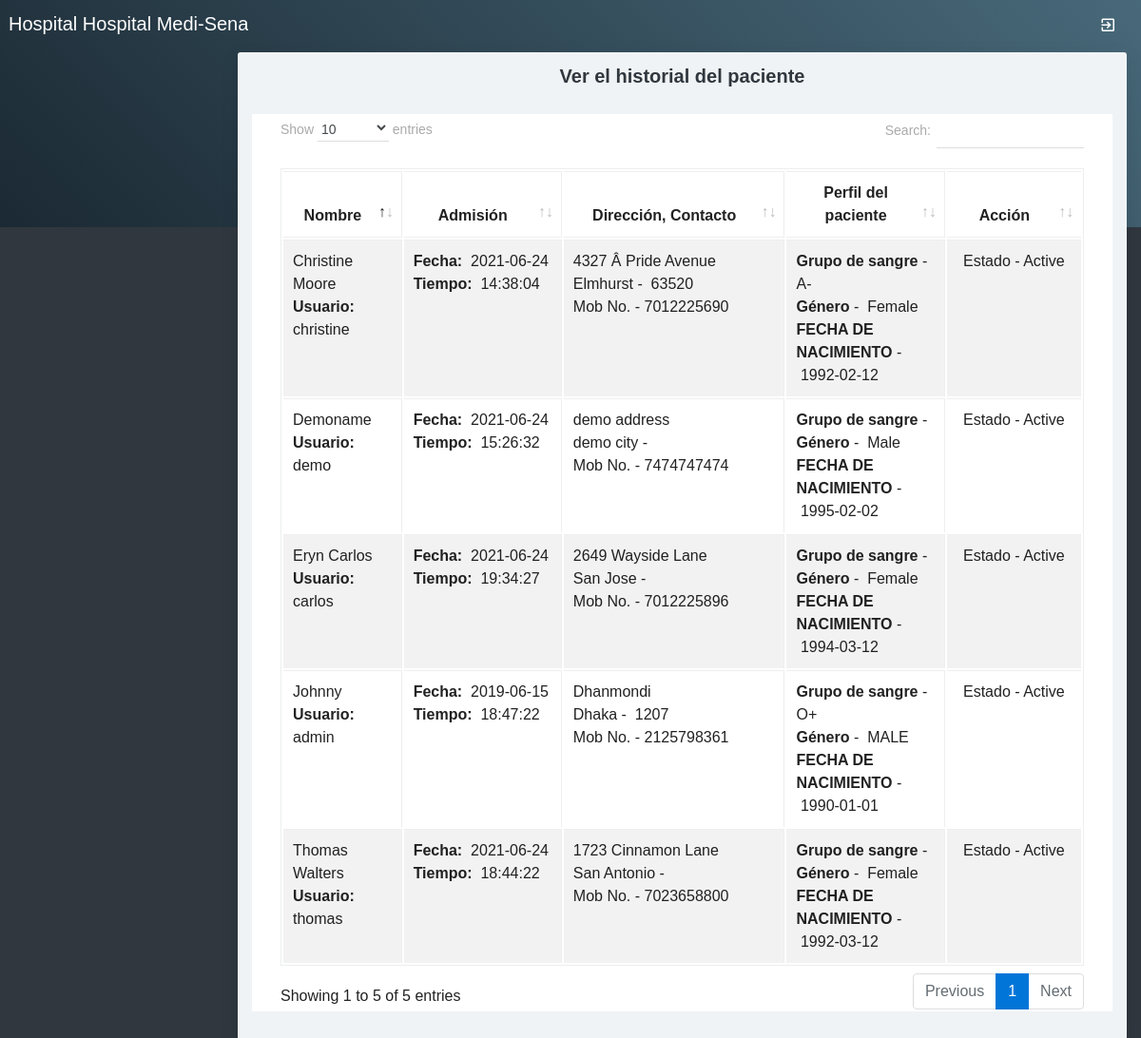
Before: /viewpatient.php with the older database file.
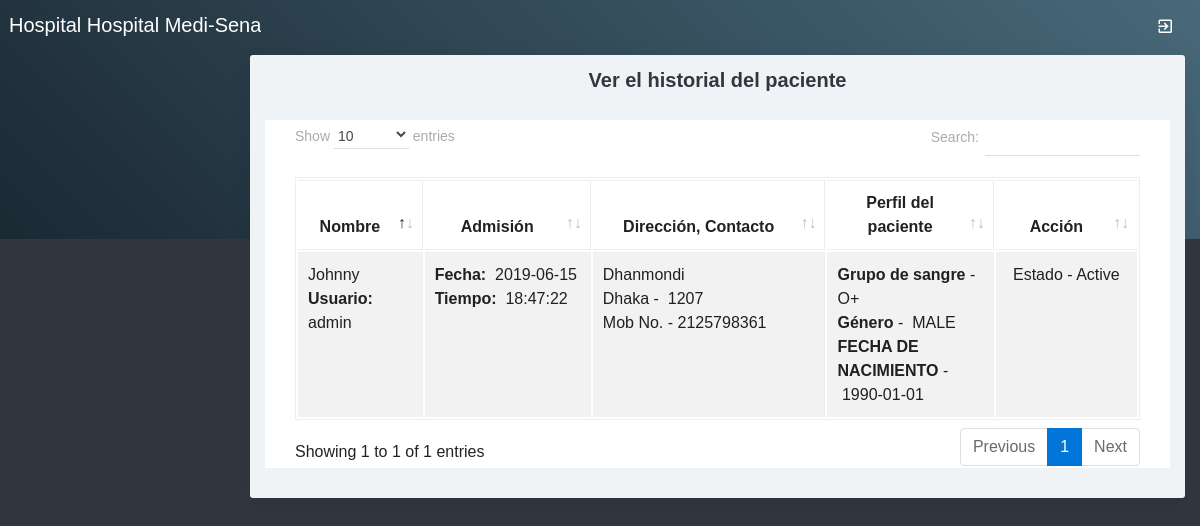
After: the same page with the newer database file.
### tables this page shows
CREATE TABLE `patient` (
  `patientid` int(10) NOT NULL,
  `patientname` varchar(50) NOT NULL,
  `admissiondate` date NOT NULL,
  `admissiontime` time NOT NULL,
  `address` varchar(250) NOT NULL,
  `mobileno` varchar(15) NOT NULL,
  `city` varchar(25) NOT NULL,
  `pincode` varchar(20) NOT NULL,
  `loginid` varchar(50) NOT NULL,
  `password` varchar(25) NOT NULL,
  `bloodgroup` varchar(20) NOT NULL,
  `gender` varchar(10) NOT NULL,
  `dob` date NOT NULL,
  `status` varchar(10) NOT NULL
);

### viewpatient.php (the view, shortened to what this page needs)
<?php
include("adformheader.php");
include("dbconnection.php");
?>
<div class="container-fluid">
  <div class="block-header">
    <h2 class="text-center">Ver el historial del paciente</h2>
  </div>
<div class="card">
  <section class="container">
    <table class="table table-bordered table-striped table-hover js-basic-example dataTable">
      <thead>
        <tr>
          <th width="15%" height="36"><div align="center">Nombre</div></th>
          <th width="20%"><div align="center">Admisión</div></th>
          <th width="28%"><div align="center">Dirección, Contacto</div></th>
          <th width="20%"><div align="center">Perfil del paciente</div></th>
          <th width="17%"><div align="center">Acción</div></th>
        </tr>
      </thead>
      <tbody>
       <?php
       $sql ="SELECT * FROM patient";
       $qsql = mysqli_query($con,$sql);
       while($rs = mysqli_fetch_array($qsql))
       {
        echo "<tr>
        <td>$rs[patientname]<br>
        <strong>Usuario:</strong> $rs[loginid] </td>
        <td>
        <strong>Fecha:</strong> &nbsp;$rs[admissiondate]<br>
        <strong>Tiempo:</strong> &nbsp;$rs[admissiontime]</td>
        <td>$rs[address]<br>$rs[city] -  &nbsp;$rs[pincode]<br>
        Mob No. - $rs[mobileno]</td>
        <td><strong>Grupo de sangre</strong> - $rs[bloodgroup]<br>
        <strong>Género</strong> - &nbsp;$rs[gender]<br>
        <strong>FECHA DE NACIMIENTO</strong> - &nbsp;$rs[dob]</td>
        <td align='center'>Estado - $rs[status] <br>";
        echo "</td></tr>";
      }
      ?>
    </tbody>
  </table>
</section>
</div>
</div>
<?php
include("adformfooter.php");
?>

Changed rows visible on the page:
removed patient: patientname "Christine Moore", loginid "christine", admissiondate "2021-06-24", admissiontime "14:38:04", address "4327 Â Pride Avenue", city "Elmhurst", pincode "63520", mobileno "7012225690", bloodgroup "A-", gender "Female", dob "1992-02-12", status "Active"
removed patient: patientname "Demoname", loginid "demo", admissiondate "2021-06-24", admissiontime "15:26:32", address "demo address", city "demo city", mobileno "7474747474", gender "Male", dob "1995-02-02", status "Active"
removed patient: patientname "Thomas Walters", loginid "thomas", admissiondate "2021-06-24", admissiontime "18:44:22", address "1723 Cinnamon Lane", city "San Antonio", mobileno "7023658800", gender "Female", dob "1992-03-12", status "Active"
removed patient: patientname "Eryn Carlos", loginid "carlos", admissiondate "2021-06-24", admissiontime "19:34:27", address "2649 Wayside Lane", city "San Jose", mobileno "7012225896", gender "Female", dob "1994-03-12", status "Active"
Other visible differences:
text written by a page script: "Show entries Search: Showing 1 to 5 of 5 entries Previous 1 Next" → "Show entries Search: Showing 1 to 1 of 1 entries Previous 1 Next"
